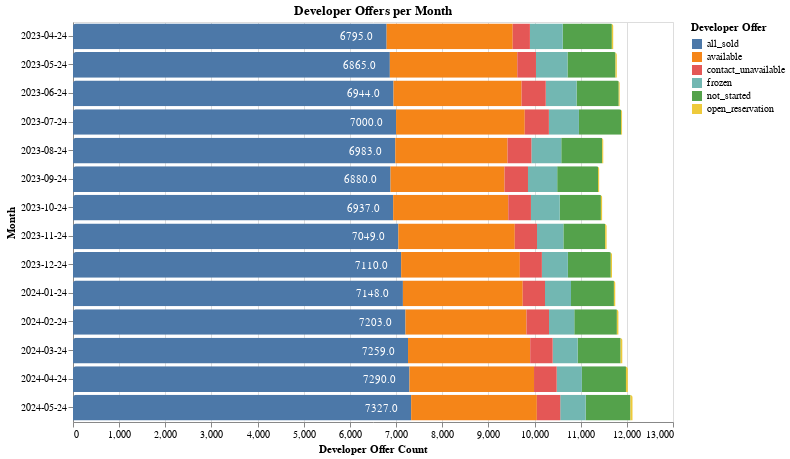

Here is the notebook cell this chart was saved with:
### Markdown cell above
Стан об'єктів в різні періоди

### Code cell
merged1 = year_info.merge(main_info_buildings_filtered, on="building_id")
# Групуємо об'єднаний датафрейм за month і рахуємо кількість по developer_offer_x
merged1_gruped = merged1.groupby(['month'])['developer_offer_x'].value_counts().reset_index()

main_merged1_gruped = merged1_gruped[merged1_gruped['developer_offer_x']=="all_sold"]

chart = alt.Chart(merged1_gruped).mark_bar(
    cornerRadiusTopLeft=3,
    cornerRadiusTopRight=3
).encode(
    x=alt.X('count:Q', title='Developer Offer Count'),
    y=alt.Y('month:O', title='Month'),
    color=alt.Color('developer_offer_x:N', title='Developer Offer'),
    tooltip=['count:Q']
).properties(
    width=600,
    height=400,
    title='Developer Offers per Month',
)
# Додаю мітки для пропозицій "all_sold", для крашого розуміння на презентації
text = alt.Chart(main_merged1_gruped).mark_text(dx=-30, dy=1, color='white').encode(
    x=alt.X('count:Q'),
    y=alt.Y('month:O'),
    text=alt.Text('count:Q', format='.1f')
)

(chart + text)

### Figure 1 — Vega-Lite specification as saved in the notebook (floating-point values rounded to 4 significant figures)
{"config": {"view": {"continuousWidth": 300, "continuousHeight": 300}}, "layer": [{"data": {"name": "data-6168bcc2918a6eef3c010e68f9216921"}, "mark": {"type": "bar", "cornerRadiusTopLeft": 3, "cornerRadiusTopRight": 3}, "encoding": {"color": {"field": "developer_offer_x", "title": "Developer Offer", "type": "nominal"}, "tooltip": [{"field": "count", "type": "quantitative"}], "x": {"field": "count", "title": "Developer Offer Count", "type": "quantitative"}, "y": {"field": "month", "title": "Month", "type": "ordinal"}}, "title": "Developer Offers per Month"}, {"data": {"name": "data-e023d3705e77ee4f1dd59a944c4f996e"}, "mark": {"type": "text", "color": "white", "dx": -30, "dy": 1}, "encoding": {"text": {"field": "count", "format": ".1f", "type": "quantitative"}, "x": {"field": "count", "type": "quantitative"}, "y": {"field": "month", "type": "ordinal"}}}], "height": 400, "width": 600, "$schema": "https://vega.github.io/schema/vega-lite/v5.8.0.json", "datasets": {"data-6168bcc2918a6eef3c010e68f9216921": [{"month": "2023-04-24", "developer_offer_x": "all_sold", "count": 6795}, {"month": "2023-04-24", "developer_offer_x": "available", "count": 2732}, {"month": "2023-04-24", "developer_offer_x": "not_started", "count": 1064}, {"month": "2023-04-24", "developer_offer_x": "frozen", "count": 711}, {"month": "2023-04-24", "developer_offer_x": "contact_unavailable", "count": 373}, {"month": "2023-04-24", "developer_offer_x": "open_reservation", "count": 35}, {"month": "2023-05-24", "developer_offer_x": "all_sold", "count": 6865}, {"month": "2023-05-24", "developer_offer_x": "available", "count": 2761}, {"month": "2023-05-24", "developer_offer_x": "not_started", "count": 1040}, {"month": "2023-05-24", "developer_offer_x": "frozen", "count": 683}, {"month": "2023-05-24", "developer_offer_x": "contact_unavailable", "count": 405}, {"month": "2023-05-24", "developer_offer_x": "open_reservation", "count": 30}, {"month": "2023-06-24", "developer_offer_x": "all_sold", "count": 6944}, {"month": "2023-06-24", "developer_offer_x": "available", "count": 2775}, {"month": "2023-06-24", "developer_offer_x": "not_started", "count": 913}, {"month": "2023-06-24", "developer_offer_x": "frozen", "count": 668}, {"month": "2023-06-24", "developer_offer_x": "contact_unavailable", "count": 524}, {"month": "2023-06-24", "developer_offer_x": "open_reservation", "count": 23}, {"month": "2023-07-24", "developer_offer_x": "all_sold", "count": 7000}, {"month": "2023-07-24", "developer_offer_x": "available", "count": 2788}, {"month": "2023-07-24", "developer_offer_x": "not_started", "count": 914}, {"month": "2023-07-24", "developer_offer_x": "frozen", "count": 651}, {"month": "2023-07-24", "developer_offer_x": "contact_unavailable", "count": 523}, {"month": "2023-07-24", "developer_offer_x": "open_reservation", "count": 24}, {"month": "2023-08-24", "developer_offer_x": "all_sold", "count": 6983}, {"month": "2023-08-24", "developer_offer_x": "available", "count": 2432}, {"month": "2023-08-24", "developer_offer_x": "not_started", "count": 886}, {"month": "2023-08-24", "developer_offer_x": "frozen", "count": 647}, {"month": "2023-08-24", "developer_offer_x": "contact_unavailable", "count": 517}, {"month": "2023-08-24", "developer_offer_x": "open_reservation", "count": 29}, {"month": "2023-09-24", "developer_offer_x": "all_sold", "count": 6880}, {"month": "2023-09-24", "developer_offer_x": "available", "count": 2470}, {"month": "2023-09-24", "developer_offer_x": "not_started", "count": 885}, {"month": "2023-09-24", "developer_offer_x": "frozen", "count": 633}, {"month": "2023-09-24", "developer_offer_x": "contact_unavailable", "count": 508}, {"month": "2023-09-24", "developer_offer_x": "open_reservation", "count": 29}, {"month": "2023-10-24", "developer_offer_x": "all_sold", "count": 6937}, {"month": "2023-10-24", "developer_offer_x": "available", "count": 2494}, {"month": "2023-10-24", "developer_offer_x": "not_started", "count": 892}, {"month": "2023-10-24", "developer_offer_x": "frozen", "count": 624}, {"month": "2023-10-24", "developer_offer_x": "contact_unavailable", "count": 491}, {"month": "2023-10-24", "developer_offer_x": "open_reservation", "count": 31}, {"month": "2023-11-24", "developer_offer_x": "all_sold", "count": 7049}, {"month": "2023-11-24", "developer_offer_x": "available", "count": 2523}, {"month": "2023-11-24", "developer_offer_x": "not_started", "count": 904}, {"month": "2023-11-24", "developer_offer_x": "frozen", "count": 571}, {"month": "2023-11-24", "developer_offer_x": "contact_unavailable", "count": 482}, {"month": "2023-11-24", "developer_offer_x": "open_reservation", "count": 36}, {"month": "2023-12-24", "developer_offer_x": "all_sold", "count": 7110}, {"month": "2023-12-24", "developer_offer_x": "available", "count": 2572}, {"month": "2023-12-24", "developer_offer_x": "not_started", "count": 930}, {"month": "2023-12-24", "developer_offer_x": "frozen", "count": 563}, {"month": "2023-12-24", "developer_offer_x": "contact_unavailable", "count": 477}, {"month": "2023-12-24", "developer_offer_x": "open_reservation", "count": 28}, {"month": "2024-01-24", "developer_offer_x": "all_sold", "count": 7148}, {"month": "2024-01-24", "developer_offer_x": "available", "count": 2596}, {"month": "2024-01-24", "developer_offer_x": "not_started", "count": 930}, {"month": "2024-01-24", "developer_offer_x": "frozen", "count": 563}, {"month": "2024-01-24", "developer_offer_x": "contact_unavailable", "count": 483}, {"month": "2024-01-24", "developer_offer_x": "open_reservation", "count": 34}, {"month": "2024-02-24", "developer_offer_x": "all_sold", "count": 7203}, {"month": "2024-02-24", "developer_offer_x": "available", "count": 2622}, {"month": "2024-02-24", "developer_offer_x": "not_started", "count": 923}, {"month": "2024-02-24", "developer_offer_x": "frozen", "count": 547}, {"month": "2024-02-24", "developer_offer_x": "contact_unavailable", "count": 489}, {"month": "2024-02-24", "developer_offer_x": "open_reservation", "count": 38}, {"month": "2024-03-24", "developer_offer_x": "all_sold", "count": 7259}, {"month": "2024-03-24", "developer_offer_x": "available", "count": 2647}, {"month": "2024-03-24", "developer_offer_x": "not_started", "count": 931}, {"month": "2024-03-24", "developer_offer_x": "frozen", "count": 541}, {"month": "2024-03-24", "developer_offer_x": "contact_unavailable", "count": 487}, {"month": "2024-03-24", "developer_offer_x": "open_reservation", "count": 42}, {"month": "2024-04-24", "developer_offer_x": "all_sold", "count": 7290}, {"month": "2024-04-24", "developer_offer_x": "available", "count": 2699}, {"month": "2024-04-24", "developer_offer_x": "not_started", "count": 957}, {"month": "2024-04-24", "developer_offer_x": "frozen", "count": 544}, {"month": "2024-04-24", "developer_offer_x": "contact_unavailable", "count": 491}, {"month": "2024-04-24", "developer_offer_x": "open_reservation", "count": 42}, {"month": "2024-05-24", "developer_offer_x": "all_sold", "count": 7327}, {"month": "2024-05-24", "developer_offer_x": "available", "count": 2723}, {"month": "2024-05-24", "developer_offer_x": "not_started", "count": 970}, {"month": "2024-05-24", "developer_offer_x": "frozen", "count": 551}, {"month": "2024-05-24", "developer_offer_x": "contact_unavailable", "count": 507}, {"month": "2024-05-24", "developer_offer_x": "open_reservation", "count": 49}], "data-e023d3705e77ee4f1dd59a944c4f996e": [{"month": "2023-04-24", "developer_offer_x": "all_sold", "count": 6795}, {"month": "2023-05-24", "developer_offer_x": "all_sold", "count": 6865}, {"month": "2023-06-24", "developer_offer_x": "all_sold", "count": 6944}, {"month": "2023-07-24", "developer_offer_x": "all_sold", "count": 7000}, {"month": "2023-08-24", "developer_offer_x": "all_sold", "count": 6983}, {"month": "2023-09-24", "developer_offer_x": "all_sold", "count": 6880}, {"month": "2023-10-24", "developer_offer_x": "all_sold", "count": 6937}, {"month": "2023-11-24", "developer_offer_x": "all_sold", "count": 7049}, {"month": "2023-12-24", "developer_offer_x": "all_sold", "count": 7110}, {"month": "2024-01-24", "developer_offer_x": "all_sold", "count": 7148}, {"month": "2024-02-24", "developer_offer_x": "all_sold", "count": 7203}, {"month": "2024-03-24", "developer_offer_x": "all_sold", "count": 7259}, {"month": "2024-04-24", "developer_offer_x": "all_sold", "count": 7290}, {"month": "2024-05-24", "developer_offer_x": "all_sold", "count": 7327}]}}
